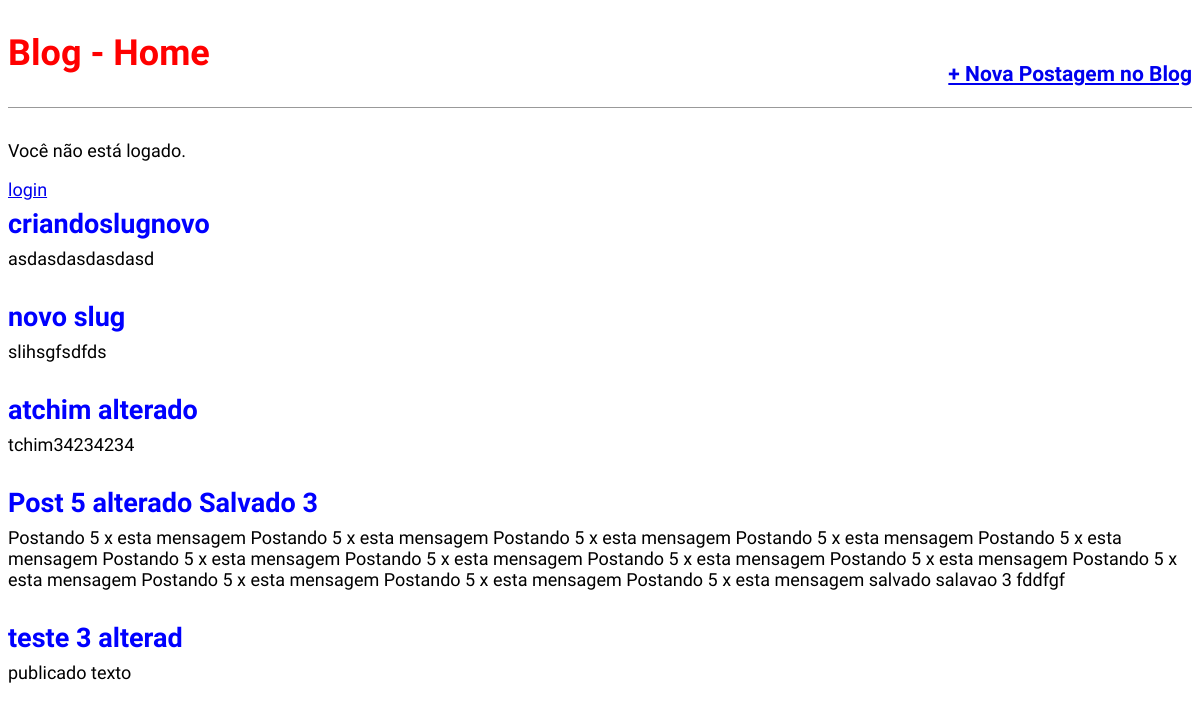
The page / on the database its author committed.
### blog/models.py (models this page shows, shortened)
class Post(models.Model):
    STATUS = (
        ('rascunho','Rascunho'),
        ('publicado','Publicado'),
    )
    titulo = models.CharField(max_length=250)
    slug   = models.SlugField(max_length=250)#https://site.com/noticias/campeonato-brasileiro-2020/01/02/2020
    autor  = models.ForeignKey(User,
                               on_delete=models.CASCADE)
    conteudo  = models.TextField()
    publicado = models.DateTimeField(default=timezone.now)
    criado    = models.DateTimeField(auto_now_add=True)
    alterado  = models.DateTimeField(auto_now=True)
    status    = models.CharField(max_length=10,
                                 choices=STATUS,
                                 default='rascunho')
    objects   = models.Manager()
    published = PublishedManager()
    def get_absolute_url(self):
        return reverse('post_detail',args=[self.slug])
    class Meta:
        ordering = ('-publicado',)

### blog/views.py (the view)
# urls.py: path('', views.BlogListView.as_view(),name='home'),
class BlogListView(ListView):
    model = Post
    template_name = 'blog/home.html'

### blog/templates/blog/home.html (shortened to what this page needs)
{% extends 'base.html' %}
{% block content %}
    {% for post in object_list %}
        <div class="post-entry">
            <h2><a href="{{post.get_absolute_url}}">{{ post.titulo }}</a></h2>
            <p>{{ post.conteudo }} </p>
        </div>
    {% endfor %}
{% endblock content %}

### statics/css/style.css (style rules this page uses)
body { font-family: 'Source Sans Pro', sans-serif; font-size: 18px; }
.post-entry { margin-bottom: 2rem; }
.post-entry h2 { margin: 0.5rem 0; }
.post-entry h2 a, .post-entry h2 a:visited { color: blue; text-decoration: none; }
.post-entry p { margin: 0; font-weight: 400; }

### rows shown on the page
Post: titulo "criandoslugnovo", conteudo "asdasdasdasdasd"
Post: titulo "novo slug", conteudo "slihsgfsdfds"
Post: titulo "atchim alterado", conteudo "tchim34234234"
Post: titulo "Post 5 alterado Salvado 3", conteudo "Postando 5 x esta mensagem Postando 5 x esta mensagem Postando 5 x esta mensagem Postando 5 x esta mensagem Postando 5 x esta mensagem Postando 5 x esta mensagem Postando 5 x esta mensagem Postando 5 x esta mensagem Postando 5 x esta mensagem Postando 5 x esta mensagem Postando 5 x esta mensagem Postando 5 x esta mensagem Postando 5 x esta mensagem salvado salavao 3 fddfgf"
Post: titulo "teste 3 alterad", conteudo "publicado texto"
